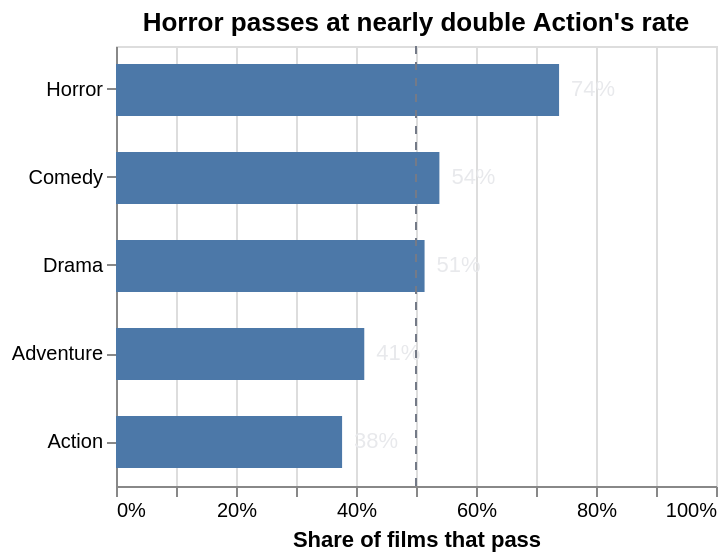

Notebook code for this chart:
### Code cell
#| hide
#| caption: Bechdel pass rate by genre. Hover for the number of films in each.
genre = (clf_df.groupby("genre")["bechdel_pass"].agg(rate="mean", films="size").reset_index())
bars = alt.Chart(genre).mark_bar(size=26).encode(
    x=alt.X("rate:Q", title="Share of films that pass", axis=alt.Axis(format="%"), scale=alt.Scale(domain=[0, 1])),
    y=alt.Y("genre:N", title=None, sort="-x"),
    tooltip=[alt.Tooltip("genre:N", title="Genre"), alt.Tooltip("rate:Q", title="Pass rate", format=".1%"),
             alt.Tooltip("films:Q", title="Films")],
)
half = alt.Chart(pd.DataFrame({"x": [0.5]})).mark_rule(strokeDash=[4, 4], color="#747a87").encode(x="x:Q")
lab = bars.mark_text(align="left", dx=6, color="#e8e9ec").encode(text=alt.Text("rate:Q", format=".0%"))
(bars + lab + half).properties(title="Horror passes at nearly double Action's rate", height=220)

### Figure 1 — Vega-Lite specification as saved in the notebook (floating-point values rounded to 4 significant figures)
{"config": {"view": {"continuousWidth": 300, "continuousHeight": 300}}, "layer": [{"mark": {"type": "bar", "size": 26}, "encoding": {"tooltip": [{"field": "genre", "title": "Genre", "type": "nominal"}, {"field": "rate", "format": ".1%", "title": "Pass rate", "type": "quantitative"}, {"field": "films", "title": "Films", "type": "quantitative"}], "x": {"axis": {"format": "%"}, "field": "rate", "scale": {"domain": [0, 1]}, "title": "Share of films that pass", "type": "quantitative"}, "y": {"field": "genre", "sort": "-x", "title": null, "type": "nominal"}}}, {"mark": {"type": "text", "align": "left", "color": "#e8e9ec", "dx": 6}, "encoding": {"text": {"field": "rate", "format": ".0%", "type": "quantitative"}, "tooltip": [{"field": "genre", "title": "Genre", "type": "nominal"}, {"field": "rate", "format": ".1%", "title": "Pass rate", "type": "quantitative"}, {"field": "films", "title": "Films", "type": "quantitative"}], "x": {"axis": {"format": "%"}, "field": "rate", "scale": {"domain": [0, 1]}, "title": "Share of films that pass", "type": "quantitative"}, "y": {"field": "genre", "sort": "-x", "title": null, "type": "nominal"}}}, {"data": {"name": "data-3a10ac337a97dc375e4824a97342d683"}, "mark": {"type": "rule", "color": "#747a87", "strokeDash": [4, 4]}, "encoding": {"x": {"field": "x", "type": "quantitative"}}}], "data": {"name": "data-aae1eaa0a42bfb812956df2784218784"}, "height": 220, "title": "Horror passes at nearly double Action's rate", "$schema": "https://vega.github.io/schema/vega-lite/v6.4.1.json", "datasets": {"data-aae1eaa0a42bfb812956df2784218784": [{"genre": "Action", "rate": 0.3768, "films": 138}, {"genre": "Adventure", "rate": 0.4138, "films": 87}, {"genre": "Comedy", "rate": 0.539, "films": 141}, {"genre": "Drama", "rate": 0.5143, "films": 280}, {"genre": "Horror", "rate": 0.7385, "films": 65}], "data-3a10ac337a97dc375e4824a97342d683": [{"x": 0.5}]}}
